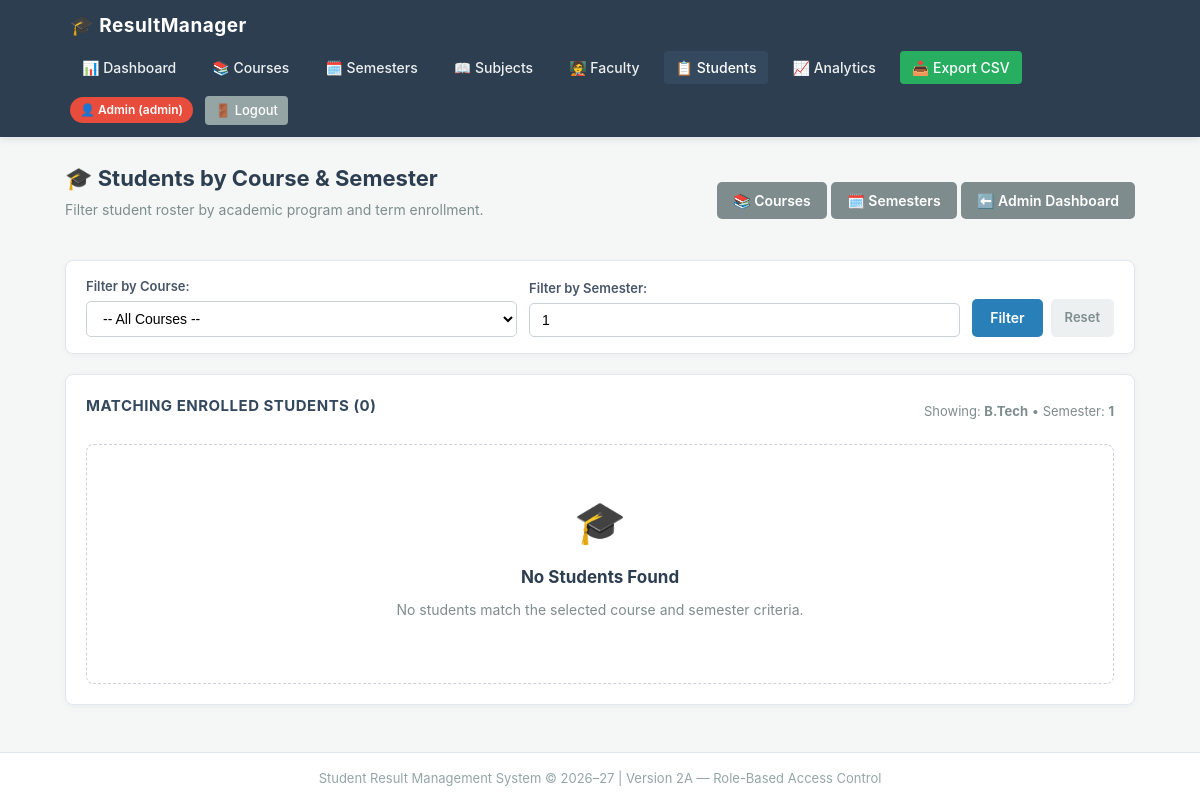
The app's page /admin/academic-view?course=B.Tech&semester=1 (signed in), older data.
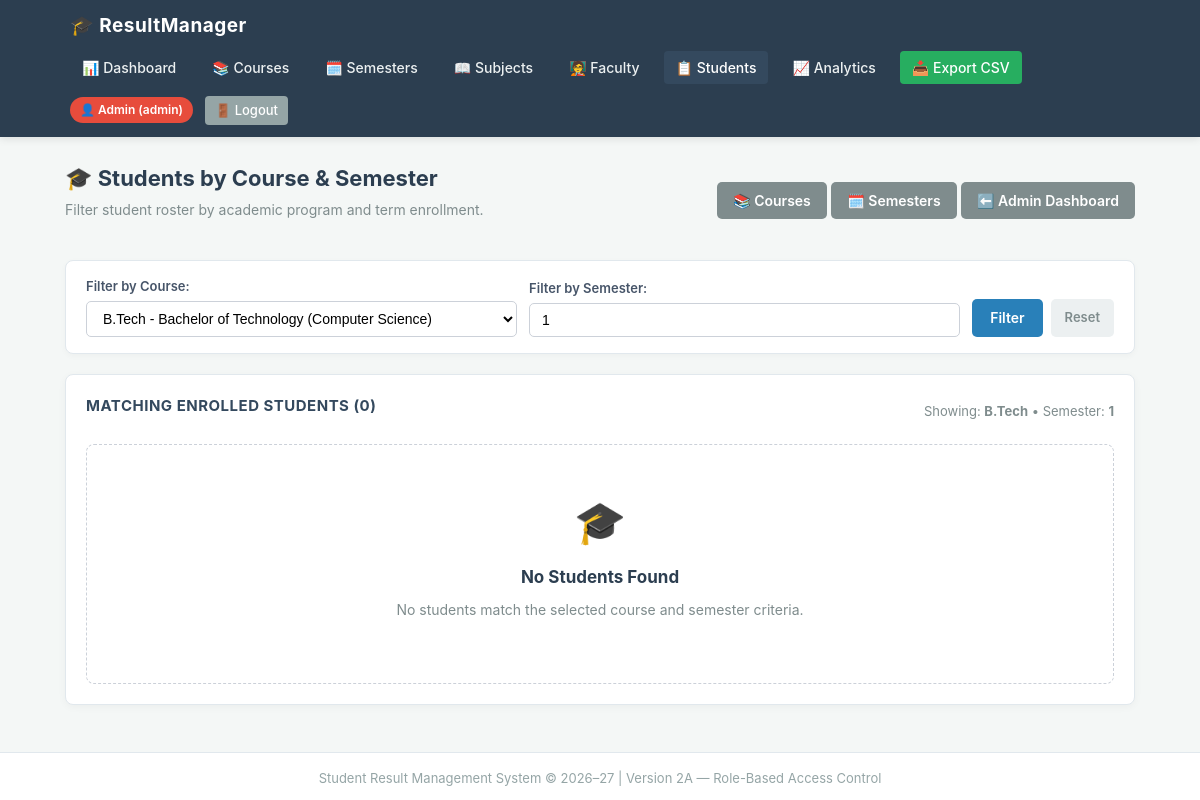
The same page, newer data.
### tables this page shows
CREATE TABLE courses (
            id INTEGER PRIMARY KEY AUTOINCREMENT,
            course_code TEXT UNIQUE NOT NULL,
            course_name TEXT NOT NULL,
            total_semesters INTEGER DEFAULT 4,
            description TEXT,
            created_at TIMESTAMP DEFAULT CURRENT_TIMESTAMP
        );

### app.py (the view)
@app.route('/admin/academic-view')
@admin_required
def admin_academic_view():
    course_filter = request.args.get('course', '').strip()
    semester_filter = request.args.get('semester', '').strip()
    all_students = fetch_all_students_analyzed()
    filtered = all_students
    if course_filter:
        filtered = [s for s in filtered if s['course'].strip().lower() == course_filter.lower()]
    if semester_filter:
        filtered = [s for s in filtered if str(s['semester']).strip() == semester_filter]
    conn = get_db_connection()
    courses = conn.execute('SELECT * FROM courses ORDER BY course_code ASC').fetchall()
    conn.close()
    return render_template('admin_academic_view.html', students=filtered, courses=courses, selected_course=course_filter, selected_semester=semester_filter)

### app.py (called while the page is built)
def get_db_connection():
    conn = sqlite3.connect(DB_PATH)
    conn.row_factory = sqlite3.Row
    return conn

def admin_required(f):
    @wraps(f)
    def decorated_function(*args, **kwargs):
        if 'user_id' not in session:
            flash("Please log in to access this page.", "warning")
            return redirect(url_for('login'))
        if session.get('role') != 'ADMIN':
            flash("Access denied. You do not have permission to access this page.", "danger")
            if session.get('role') == 'TEACHER':
                return redirect(url_for('teacher_dashboard'))
            return redirect(url_for('student_dashboard'))
        return f(*args, **kwargs)
    return decorated_function

def calculate_grade(percentage):
    if percentage >= 90:
        return 'A'
    elif percentage >= 80:
        return 'B'
    elif percentage >= 70:
        return 'C'
    elif percentage >= 60:
        return 'D'
    else:
        return 'F'

### templates/admin_academic_view.html (shortened to what the changed rows need)
{% extends "base.html" %}
{% block content %}
<div class="full-page-container">
    <div class="page-header">
        <div>
            <h2>🎓 Students by Course & Semester</h2>
        </div>
    </div>
    <div class="filter-toolbar">
        <form method="GET" action="{{ url_for('admin_academic_view') }}" style="display: flex; gap: 12px; width: 100%; flex-wrap: wrap; align-items: flex-end;">
            <div class="filter-group">
                <label for="course" style="font-size: 13px; font-weight: 600; color: #475569; margin-bottom: 4px; display: block;">Filter by Course:</label>
                <select id="course" name="course" style="width: 100%; padding: 8px 12px; border: 1px solid #ccd1d9; border-radius: 5px; font-size: 14px;">
                    <option value="">-- All Courses --</option>
                    {% for c in courses %}
                        <option value="{{ c.course_code }}" {% if selected_course|lower == c.course_code|lower %}selected{% endif %}>
                            {{ c.course_code }} - {{ c.course_name }}
                        </option>
                    {% endfor %}
                </select>
            </div>
        </form>
    </div>
    <div class="card-box">
        <div style="display: flex; justify-content: space-between; align-items: center; margin-bottom: 15px; flex-wrap: wrap; gap: 10px;">
            <span style="font-size: 13px; color: #7f8c8d;">
                {% if selected_course or selected_semester %}
                    Showing: <b>{{ selected_course or 'All Courses' }}</b> &bull; Semester: <b>{{ selected_semester or 'All' }}</b>
                {% else %}
                    Showing all enrolled students
                {% endif %}
            </span>
        </div>
    </div>
</div>
{% endblock %}

Row changes from the older to the newer data that the page shows:
added courses: course_code "B.Tech"
Text that changed along with them:
form field course: "-- All Courses --" → "B.Tech - Bachelor of Technology (Computer Science)"
{{ selected_course or 'All Courses' }}: "B.Tech" → (not shown)
